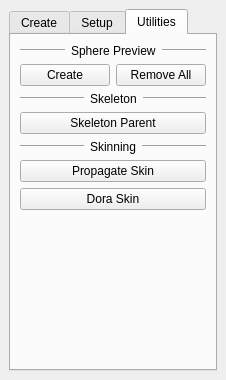
<?xml version="1.0" encoding="UTF-8"?>
<ui version="4.0">
 <class>trt_MainWindow</class>
 <widget class="QMainWindow" name="trt_MainWindow">
  <property name="geometry">
   <rect>
    <x>0</x>
    <y>0</y>
    <width>218</width>
    <height>380</height>
   </rect>
  </property>
  <property name="windowTitle">
   <string>Tapp Rigging Tools</string>
  </property>
  <widget class="QWidget" name="centralwidget">
   <layout class="QVBoxLayout" name="verticalLayout">
    <item>
     <widget class="QTabWidget" name="create_tabWidget">
      <property name="currentIndex">
       <number>2</number>
      </property>
      <widget class="QWidget" name="create_tab">
       <attribute name="title">
        <string>Create</string>
       </attribute>
       <layout class="QVBoxLayout" name="verticalLayout_2">
        <item>
         <widget class="QListWidget" name="create_listWidget"/>
        </item>
        <item>
         <layout class="QHBoxLayout" name="horizontalLayout">
          <item>
           <widget class="QPushButton" name="create_path_pushButton">
            <property name="sizePolicy">
             <sizepolicy hsizetype="Expanding" vsizetype="Fixed">
              <horstretch>0</horstretch>
              <verstretch>0</verstretch>
             </sizepolicy>
            </property>
            <property name="text">
             <string>Path:</string>
            </property>
           </widget>
          </item>
          <item>
           <widget class="QLineEdit" name="create_path_lineEdit"/>
          </item>
         </layout>
        </item>
        <item>
         <layout class="QGridLayout" name="gridLayout">
          <item row="0" column="0">
           <widget class="QPushButton" name="create_import_pushButton">
            <property name="sizePolicy">
             <sizepolicy hsizetype="Expanding" vsizetype="Expanding">
              <horstretch>0</horstretch>
              <verstretch>0</verstretch>
             </sizepolicy>
            </property>
            <property name="text">
             <string>Import</string>
            </property>
           </widget>
          </item>
          <item row="0" column="1">
           <widget class="QPushButton" name="create_export_pushButton">
            <property name="sizePolicy">
             <sizepolicy hsizetype="Expanding" vsizetype="Expanding">
              <horstretch>0</horstretch>
              <verstretch>0</verstretch>
             </sizepolicy>
            </property>
            <property name="text">
             <string>Export</string>
            </property>
           </widget>
          </item>
          <item row="1" column="0">
           <widget class="QPushButton" name="create_delete_pushButton">
            <property name="sizePolicy">
             <sizepolicy hsizetype="Expanding" vsizetype="Expanding">
              <horstretch>0</horstretch>
              <verstretch>0</verstretch>
             </sizepolicy>
            </property>
            <property name="text">
             <string>Delete</string>
            </property>
           </widget>
          </item>
          <item row="1" column="1">
           <widget class="QPushButton" name="create_mirror_pushButton">
            <property name="enabled">
             <bool>true</bool>
            </property>
            <property name="sizePolicy">
             <sizepolicy hsizetype="Expanding" vsizetype="Expanding">
              <horstretch>0</horstretch>
              <verstretch>0</verstretch>
             </sizepolicy>
            </property>
            <property name="text">
             <string>Mirror</string>
            </property>
           </widget>
          </item>
          <item row="2" column="0">
           <widget class="QPushButton" name="create_rig_pushButton">
            <property name="sizePolicy">
             <sizepolicy hsizetype="Expanding" vsizetype="Expanding">
              <horstretch>0</horstretch>
              <verstretch>0</verstretch>
             </sizepolicy>
            </property>
            <property name="text">
             <string>Create Rig</string>
            </property>
           </widget>
          </item>
          <item row="2" column="1">
           <widget class="QPushButton" name="create_character_pushButton">
            <property name="sizePolicy">
             <sizepolicy hsizetype="Expanding" vsizetype="Expanding">
              <horstretch>0</horstretch>
              <verstretch>0</verstretch>
             </sizepolicy>
            </property>
            <property name="text">
             <string>Create Character</string>
            </property>
           </widget>
          </item>
         </layout>
        </item>
        <item>
         <spacer name="verticalSpacer_2">
          <property name="orientation">
           <enum>Qt::Vertical</enum>
          </property>
          <property name="sizeType">
           <enum>QSizePolicy::Expanding</enum>
          </property>
          <property name="sizeHint" stdset="0">
           <size>
            <width>20</width>
            <height>75</height>
           </size>
          </property>
         </spacer>
        </item>
       </layout>
      </widget>
      <widget class="QWidget" name="setup_tab">
       <attribute name="title">
        <string>Setup</string>
       </attribute>
       <layout class="QVBoxLayout" name="verticalLayout_3">
        <item>
         <layout class="QHBoxLayout" name="horizontalLayout_5">
          <item>
           <widget class="Line" name="line">
            <property name="sizePolicy">
             <sizepolicy hsizetype="Expanding" vsizetype="Fixed">
              <horstretch>0</horstretch>
              <verstretch>0</verstretch>
             </sizepolicy>
            </property>
            <property name="orientation">
             <enum>Qt::Horizontal</enum>
            </property>
           </widget>
          </item>
          <item>
           <widget class="QLabel" name="label">
            <property name="text">
             <string>Connect Modules</string>
            </property>
            <property name="scaledContents">
             <bool>false</bool>
            </property>
           </widget>
          </item>
          <item>
           <widget class="Line" name="line_2">
            <property name="sizePolicy">
             <sizepolicy hsizetype="Expanding" vsizetype="Fixed">
              <horstretch>0</horstretch>
              <verstretch>0</verstretch>
             </sizepolicy>
            </property>
            <property name="orientation">
             <enum>Qt::Horizontal</enum>
            </property>
           </widget>
          </item>
         </layout>
        </item>
        <item>
         <layout class="QHBoxLayout" name="horizontalLayout_6">
          <item>
           <widget class="QPushButton" name="setup_connect_pushButton">
            <property name="sizePolicy">
             <sizepolicy hsizetype="Expanding" vsizetype="Expanding">
              <horstretch>0</horstretch>
              <verstretch>0</verstretch>
             </sizepolicy>
            </property>
            <property name="text">
             <string>Connect</string>
            </property>
           </widget>
          </item>
          <item>
           <widget class="QLabel" name="label_2">
            <property name="text">
             <string>Select targets first.
Select parent last.</string>
            </property>
           </widget>
          </item>
         </layout>
        </item>
        <item>
         <layout class="QHBoxLayout" name="horizontalLayout_7">
          <item>
           <widget class="Line" name="line_3">
            <property name="sizePolicy">
             <sizepolicy hsizetype="Expanding" vsizetype="Fixed">
              <horstretch>0</horstretch>
              <verstretch>0</verstretch>
             </sizepolicy>
            </property>
            <property name="orientation">
             <enum>Qt::Horizontal</enum>
            </property>
           </widget>
          </item>
          <item>
           <widget class="QLabel" name="label_3">
            <property name="text">
             <string>Utilities</string>
            </property>
           </widget>
          </item>
          <item>
           <widget class="Line" name="line_4">
            <property name="sizePolicy">
             <sizepolicy hsizetype="Expanding" vsizetype="Fixed">
              <horstretch>0</horstretch>
              <verstretch>0</verstretch>
             </sizepolicy>
            </property>
            <property name="orientation">
             <enum>Qt::Horizontal</enum>
            </property>
           </widget>
          </item>
         </layout>
        </item>
        <item>
         <layout class="QHBoxLayout" name="horizontalLayout_8">
          <item>
           <widget class="QPushButton" name="setup_setWorld_pushButton">
            <property name="sizePolicy">
             <sizepolicy hsizetype="Expanding" vsizetype="Expanding">
              <horstretch>0</horstretch>
              <verstretch>0</verstretch>
             </sizepolicy>
            </property>
            <property name="text">
             <string>Set World</string>
            </property>
           </widget>
          </item>
          <item>
           <widget class="QPushButton" name="setup_createRoot_pushButton">
            <property name="sizePolicy">
             <sizepolicy hsizetype="Expanding" vsizetype="Expanding">
              <horstretch>0</horstretch>
              <verstretch>0</verstretch>
             </sizepolicy>
            </property>
            <property name="text">
             <string>Create Root</string>
            </property>
           </widget>
          </item>
         </layout>
        </item>
        <item>
         <layout class="QHBoxLayout" name="horizontalLayout_9">
          <item>
           <widget class="Line" name="line_5">
            <property name="sizePolicy">
             <sizepolicy hsizetype="Expanding" vsizetype="Fixed">
              <horstretch>0</horstretch>
              <verstretch>0</verstretch>
             </sizepolicy>
            </property>
            <property name="orientation">
             <enum>Qt::Horizontal</enum>
            </property>
           </widget>
          </item>
          <item>
           <widget class="QLabel" name="label_4">
            <property name="text">
             <string>Hierarchy</string>
            </property>
           </widget>
          </item>
          <item>
           <widget class="Line" name="line_6">
            <property name="sizePolicy">
             <sizepolicy hsizetype="Expanding" vsizetype="Fixed">
              <horstretch>0</horstretch>
              <verstretch>0</verstretch>
             </sizepolicy>
            </property>
            <property name="orientation">
             <enum>Qt::Horizontal</enum>
            </property>
           </widget>
          </item>
         </layout>
        </item>
        <item>
         <layout class="QHBoxLayout" name="horizontalLayout_10">
          <item>
           <widget class="QPushButton" name="setup_exportHierarchy_pushButton">
            <property name="sizePolicy">
             <sizepolicy hsizetype="Expanding" vsizetype="Expanding">
              <horstretch>0</horstretch>
              <verstretch>0</verstretch>
             </sizepolicy>
            </property>
            <property name="text">
             <string>Export</string>
            </property>
           </widget>
          </item>
          <item>
           <widget class="QPushButton" name="setup_importHierarchy_pushButton">
            <property name="sizePolicy">
             <sizepolicy hsizetype="Expanding" vsizetype="Expanding">
              <horstretch>0</horstretch>
              <verstretch>0</verstretch>
             </sizepolicy>
            </property>
            <property name="text">
             <string>Import</string>
            </property>
           </widget>
          </item>
         </layout>
        </item>
        <item>
         <layout class="QHBoxLayout" name="horizontalLayout_11">
          <item>
           <widget class="Line" name="line_7">
            <property name="sizePolicy">
             <sizepolicy hsizetype="Expanding" vsizetype="Fixed">
              <horstretch>0</horstretch>
              <verstretch>0</verstretch>
             </sizepolicy>
            </property>
            <property name="orientation">
             <enum>Qt::Horizontal</enum>
            </property>
           </widget>
          </item>
          <item>
           <widget class="QLabel" name="label_5">
            <property name="text">
             <string>Controls</string>
            </property>
           </widget>
          </item>
          <item>
           <widget class="Line" name="line_8">
            <property name="sizePolicy">
             <sizepolicy hsizetype="Expanding" vsizetype="Fixed">
              <horstretch>0</horstretch>
              <verstretch>0</verstretch>
             </sizepolicy>
            </property>
            <property name="orientation">
             <enum>Qt::Horizontal</enum>
            </property>
           </widget>
          </item>
         </layout>
        </item>
        <item>
         <widget class="QPushButton" name="setup_colorControls_pushButton">
          <property name="sizePolicy">
           <sizepolicy hsizetype="Expanding" vsizetype="Expanding">
            <horstretch>0</horstretch>
            <verstretch>0</verstretch>
           </sizepolicy>
          </property>
          <property name="text">
           <string>Color Controls</string>
          </property>
         </widget>
        </item>
        <item>
         <layout class="QHBoxLayout" name="horizontalLayout_13">
          <item>
           <widget class="QPushButton" name="setup_exportControls_pushButton">
            <property name="sizePolicy">
             <sizepolicy hsizetype="Expanding" vsizetype="Expanding">
              <horstretch>0</horstretch>
              <verstretch>0</verstretch>
             </sizepolicy>
            </property>
            <property name="text">
             <string>Export</string>
            </property>
           </widget>
          </item>
          <item>
           <widget class="QPushButton" name="setup_importControls_pushButton">
            <property name="sizePolicy">
             <sizepolicy hsizetype="Expanding" vsizetype="Expanding">
              <horstretch>0</horstretch>
              <verstretch>0</verstretch>
             </sizepolicy>
            </property>
            <property name="text">
             <string>Import</string>
            </property>
           </widget>
          </item>
         </layout>
        </item>
        <item>
         <layout class="QHBoxLayout" name="horizontalLayout_12">
          <item>
           <widget class="Line" name="line_9">
            <property name="sizePolicy">
             <sizepolicy hsizetype="Expanding" vsizetype="Fixed">
              <horstretch>0</horstretch>
              <verstretch>0</verstretch>
             </sizepolicy>
            </property>
            <property name="orientation">
             <enum>Qt::Horizontal</enum>
            </property>
           </widget>
          </item>
          <item>
           <widget class="QLabel" name="label_6">
            <property name="text">
             <string>Rig Peparation</string>
            </property>
           </widget>
          </item>
          <item>
           <widget class="Line" name="line_10">
            <property name="sizePolicy">
             <sizepolicy hsizetype="Expanding" vsizetype="Fixed">
              <horstretch>0</horstretch>
              <verstretch>0</verstretch>
             </sizepolicy>
            </property>
            <property name="orientation">
             <enum>Qt::Horizontal</enum>
            </property>
           </widget>
          </item>
         </layout>
        </item>
        <item>
         <layout class="QHBoxLayout" name="horizontalLayout_14">
          <item>
           <widget class="QPushButton" name="setup_hide_pushButton">
            <property name="sizePolicy">
             <sizepolicy hsizetype="Expanding" vsizetype="Expanding">
              <horstretch>0</horstretch>
              <verstretch>0</verstretch>
             </sizepolicy>
            </property>
            <property name="text">
             <string>Hide</string>
            </property>
           </widget>
          </item>
          <item>
           <widget class="QPushButton" name="setup_unhide_pushButton">
            <property name="sizePolicy">
             <sizepolicy hsizetype="Expanding" vsizetype="Expanding">
              <horstretch>0</horstretch>
              <verstretch>0</verstretch>
             </sizepolicy>
            </property>
            <property name="text">
             <string>Unhide</string>
            </property>
           </widget>
          </item>
         </layout>
        </item>
        <item>
         <layout class="QHBoxLayout" name="horizontalLayout_15">
          <item>
           <widget class="QPushButton" name="setup_blackbox_pushButton">
            <property name="sizePolicy">
             <sizepolicy hsizetype="Expanding" vsizetype="Expanding">
              <horstretch>0</horstretch>
              <verstretch>0</verstretch>
             </sizepolicy>
            </property>
            <property name="text">
             <string>Blackbox</string>
            </property>
           </widget>
          </item>
          <item>
           <widget class="QPushButton" name="setup_unblackbox_pushButton">
            <property name="sizePolicy">
             <sizepolicy hsizetype="Expanding" vsizetype="Expanding">
              <horstretch>0</horstretch>
              <verstretch>0</verstretch>
             </sizepolicy>
            </property>
            <property name="text">
             <string>Unblackbox</string>
            </property>
           </widget>
          </item>
         </layout>
        </item>
       </layout>
      </widget>
      <widget class="QWidget" name="utilities_tab">
       <attribute name="title">
        <string>Utilities</string>
       </attribute>
       <layout class="QVBoxLayout" name="verticalLayout_4">
        <item>
         <layout class="QHBoxLayout" name="horizontalLayout_16">
          <item>
           <widget class="Line" name="line_11">
            <property name="sizePolicy">
             <sizepolicy hsizetype="Expanding" vsizetype="Fixed">
              <horstretch>0</horstretch>
              <verstretch>0</verstretch>
             </sizepolicy>
            </property>
            <property name="orientation">
             <enum>Qt::Horizontal</enum>
            </property>
           </widget>
          </item>
          <item>
           <widget class="QLabel" name="label_7">
            <property name="text">
             <string>Sphere Preview</string>
            </property>
           </widget>
          </item>
          <item>
           <widget class="Line" name="line_12">
            <property name="sizePolicy">
             <sizepolicy hsizetype="Expanding" vsizetype="Fixed">
              <horstretch>0</horstretch>
              <verstretch>0</verstretch>
             </sizepolicy>
            </property>
            <property name="orientation">
             <enum>Qt::Horizontal</enum>
            </property>
           </widget>
          </item>
         </layout>
        </item>
        <item>
         <layout class="QHBoxLayout" name="horizontalLayout_17">
          <item>
           <widget class="QPushButton" name="utilities_sphereCreate_pushButton">
            <property name="sizePolicy">
             <sizepolicy hsizetype="Expanding" vsizetype="Expanding">
              <horstretch>0</horstretch>
              <verstretch>0</verstretch>
             </sizepolicy>
            </property>
            <property name="text">
             <string>Create</string>
            </property>
           </widget>
          </item>
          <item>
           <widget class="QPushButton" name="utilities_sphereRemove_pushButton">
            <property name="sizePolicy">
             <sizepolicy hsizetype="Expanding" vsizetype="Expanding">
              <horstretch>0</horstretch>
              <verstretch>0</verstretch>
             </sizepolicy>
            </property>
            <property name="text">
             <string>Remove All</string>
            </property>
           </widget>
          </item>
         </layout>
        </item>
        <item>
         <layout class="QHBoxLayout" name="horizontalLayout_18">
          <item>
           <widget class="Line" name="line_13">
            <property name="sizePolicy">
             <sizepolicy hsizetype="Expanding" vsizetype="Fixed">
              <horstretch>0</horstretch>
              <verstretch>0</verstretch>
             </sizepolicy>
            </property>
            <property name="orientation">
             <enum>Qt::Horizontal</enum>
            </property>
           </widget>
          </item>
          <item>
           <widget class="QLabel" name="label_8">
            <property name="text">
             <string>Skeleton</string>
            </property>
           </widget>
          </item>
          <item>
           <widget class="Line" name="line_14">
            <property name="sizePolicy">
             <sizepolicy hsizetype="Expanding" vsizetype="Fixed">
              <horstretch>0</horstretch>
              <verstretch>0</verstretch>
             </sizepolicy>
            </property>
            <property name="orientation">
             <enum>Qt::Horizontal</enum>
            </property>
           </widget>
          </item>
         </layout>
        </item>
        <item>
         <widget class="QPushButton" name="utilities_skeletonParent_pushButton">
          <property name="sizePolicy">
           <sizepolicy hsizetype="Expanding" vsizetype="Expanding">
            <horstretch>0</horstretch>
            <verstretch>0</verstretch>
           </sizepolicy>
          </property>
          <property name="text">
           <string>Skeleton Parent</string>
          </property>
         </widget>
        </item>
        <item>
         <layout class="QHBoxLayout" name="horizontalLayout_19">
          <item>
           <widget class="Line" name="line_15">
            <property name="sizePolicy">
             <sizepolicy hsizetype="Expanding" vsizetype="Fixed">
              <horstretch>0</horstretch>
              <verstretch>0</verstretch>
             </sizepolicy>
            </property>
            <property name="orientation">
             <enum>Qt::Horizontal</enum>
            </property>
           </widget>
          </item>
          <item>
           <widget class="QLabel" name="label_9">
            <property name="text">
             <string>Skinning</string>
            </property>
           </widget>
          </item>
          <item>
           <widget class="Line" name="line_16">
            <property name="sizePolicy">
             <sizepolicy hsizetype="Expanding" vsizetype="Fixed">
              <horstretch>0</horstretch>
              <verstretch>0</verstretch>
             </sizepolicy>
            </property>
            <property name="orientation">
             <enum>Qt::Horizontal</enum>
            </property>
           </widget>
          </item>
         </layout>
        </item>
        <item>
         <widget class="QPushButton" name="utilities_skinPropagate_pushButton">
          <property name="sizePolicy">
           <sizepolicy hsizetype="Expanding" vsizetype="Expanding">
            <horstretch>0</horstretch>
            <verstretch>0</verstretch>
           </sizepolicy>
          </property>
          <property name="text">
           <string>Propagate Skin</string>
          </property>
         </widget>
        </item>
        <item>
         <widget class="QPushButton" name="utilities_doraSkin_pushButton">
          <property name="sizePolicy">
           <sizepolicy hsizetype="Expanding" vsizetype="Expanding">
            <horstretch>0</horstretch>
            <verstretch>0</verstretch>
           </sizepolicy>
          </property>
          <property name="text">
           <string>Dora Skin</string>
          </property>
         </widget>
        </item>
        <item>
         <spacer name="verticalSpacer">
          <property name="orientation">
           <enum>Qt::Vertical</enum>
          </property>
          <property name="sizeType">
           <enum>QSizePolicy::Expanding</enum>
          </property>
          <property name="sizeHint" stdset="0">
           <size>
            <width>20</width>
            <height>320</height>
           </size>
          </property>
         </spacer>
        </item>
       </layout>
      </widget>
     </widget>
    </item>
   </layout>
  </widget>
 </widget>
 <resources/>
 <connections/>
</ui>
